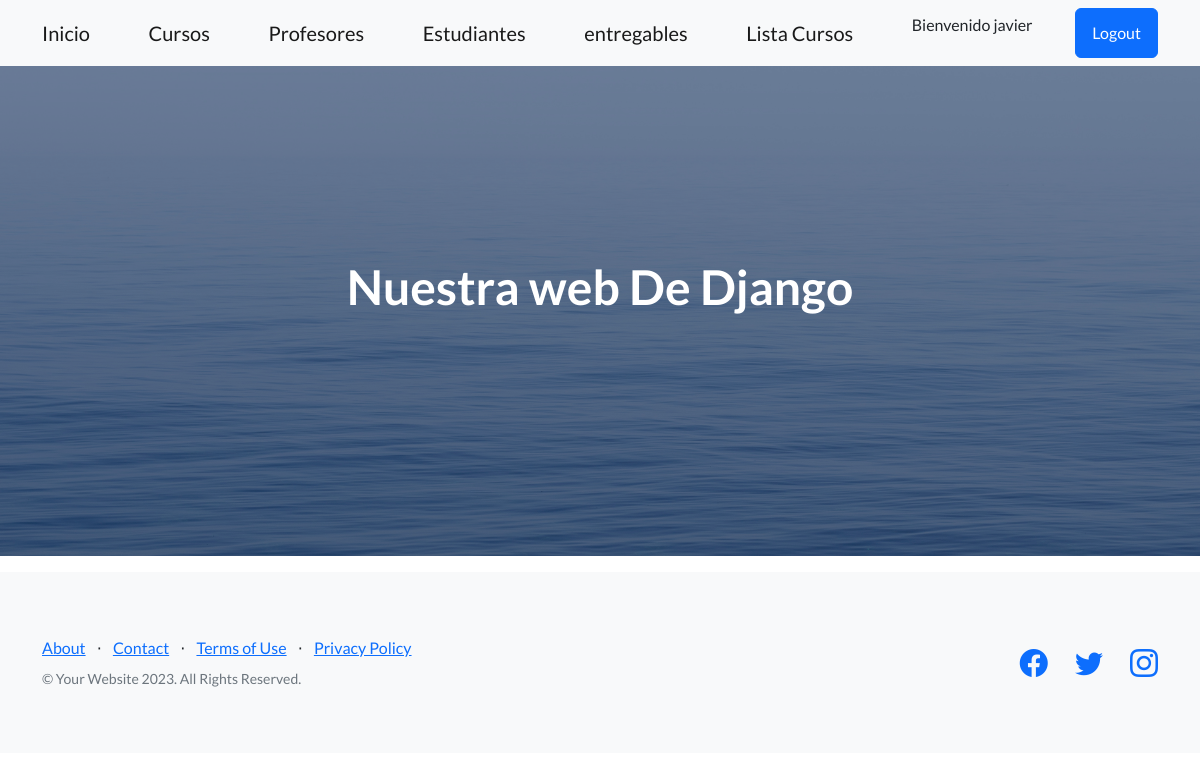
Page /app-coder/listaProfesores/ (signed in) on the earlier database version.
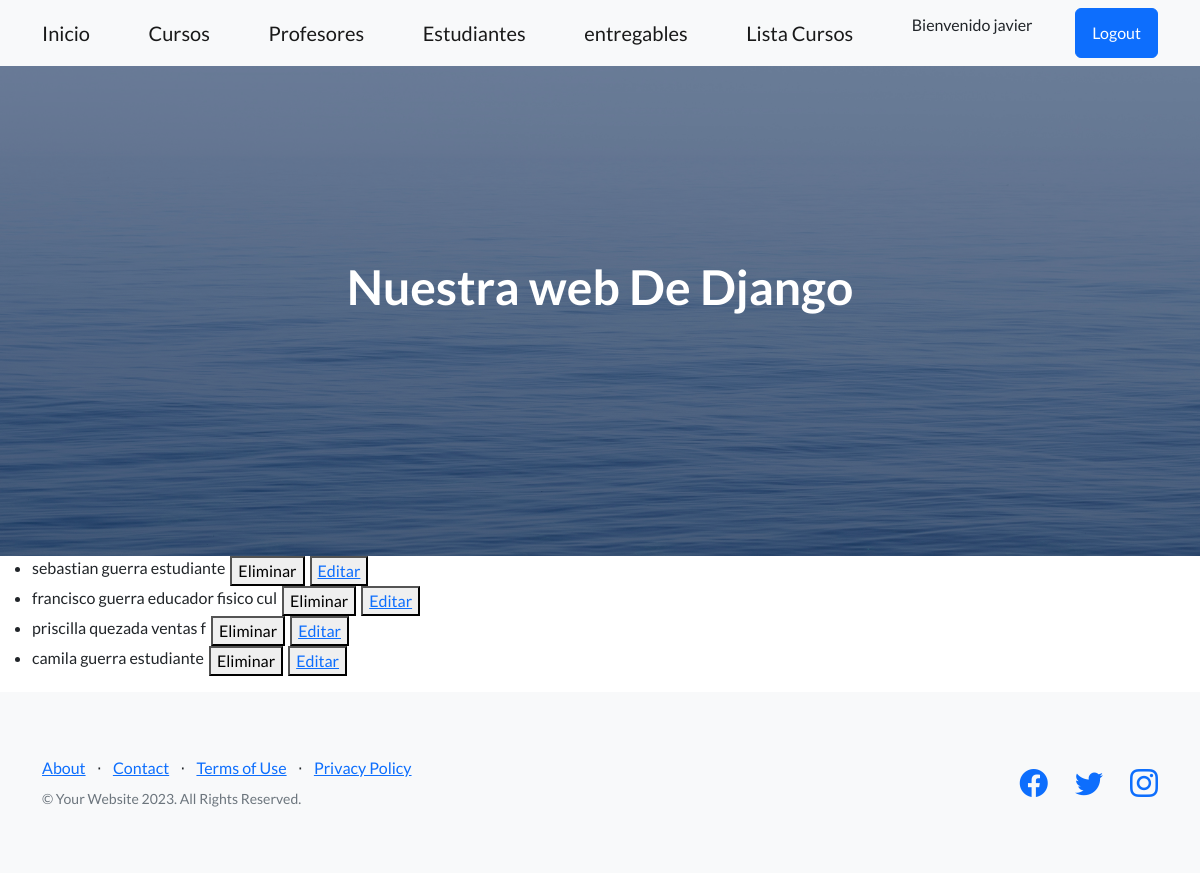
Same page on the later database version.
### AppCoder/models.py (models this page shows, shortened)
class Profesor(models.Model):
    nombre = models.CharField(max_length=40)
    apellido = models.CharField(max_length=40)
    email = models.EmailField()
    profesion = models.CharField(max_length=50)
    cursos = models.ManyToManyField(Curso, null=True, blank=True)

### AppCoder/views.py (the view)
# urls.py: path('listaProfesores/', lista_profesores, name="ListarProfesores"),
@staff_member_required(login_url='/app-coder/login')
def lista_profesores(req):
    profesores = Profesor.objects.all()
    return render(req, "listaProfesores.html", {"profesores": profesores})

### AppCoder/templates/listaProfesores.html
{% extends 'padre.html' %}
{% block contenidoQuecambia %}
    <ul>
        {% for profesor in profesores %}
            <div  style="display: flex; column-gap: 5px;">
                <li>{{profesor.nombre}} {{profesor.apellido}} {{profesor.profesion}}</li>
                <form action="{% url 'eliminarProfesores' profesor.id %}" method="post">{% csrf_token %}
                    <button type="submit"> Eliminar</button>
                </form>
                <button>
                    <a href="{% url 'editararProfesores' profesor.id %}"> Editar</a>
                </button>
            </div>
        {% endfor %}
    </ul>
{% endblock contenidoQuecambia %}

### AppCoder/templates/padre.html (shortened to what this page needs)
<!DOCTYPE html>
<html lang="en">
    <head>
        {% load static %}
        <link href="https://cdn.jsdelivr.net/npm/bootstrap-icons@1.5.0/font/bootstrap-icons.css" rel="stylesheet" type="text/css" />
        <link href="{% static 'css/styles.css' %}" rel="stylesheet" />
    </head>
    <body>
        {% include 'navbar.html' %}
        <header class="masthead">
            <div class="container position-relative">
                <div class="row justify-content-center">
                    <div class="col-xl-6">
                        <div class="text-center text-white">
                            <h1 class="mb-5">Nuestra web De Django</h1>
                        </div>
                    </div>
                </div>
            </div>
        </header>
        {% block contenidoQuecambia %}
        {% endblock contenidoQuecambia %}
        <footer class="footer bg-light">
            <div class="container">
                <div class="row">
                    <div class="col-lg-6 h-100 text-center text-lg-start my-auto">
                        <ul class="list-inline mb-2">
                            <li class="list-inline-item"><a href="#!">About</a></li>
                            <li class="list-inline-item">⋅</li>
                            <li class="list-inline-item"><a href="#!">Contact</a></li>
                            <li class="list-inline-item">⋅</li>
                            <li class="list-inline-item"><a href="#!">Terms of Use</a></li>
                            <li class="list-inline-item">⋅</li>
                            <li class="list-inline-item"><a href="#!">Privacy Policy</a></li>
                        </ul>
                        <p class="text-muted small mb-4 mb-lg-0">&copy; Your Website 2023. All Rights Reserved.</p>
                    </div>
                    <div class="col-lg-6 h-100 text-center text-lg-end my-auto">
                        <ul class="list-inline mb-0">
                            <li class="list-inline-item me-4">
                                <a href="#!"><i class="bi-facebook fs-3"></i></a>
                            </li>
                            <li class="list-inline-item me-4">
                                <a href="#!"><i class="bi-twitter fs-3"></i></a>
                            </li>
                            <li class="list-inline-item">
                                <a href="#!"><i class="bi-instagram fs-3"></i></a>
                            </li>
                        </ul>
                    </div>
                </div>
            </div>
        </footer>
    </body>
</html>

### AppCoder/templates/navbar.html
        <nav class="navbar navbar-light bg-light static-top">
            <div class="container">
                <a class="navbar-brand" href="{% url 'Inicio' %}">Inicio</a>
                <a class="navbar-brand" href="{% url 'ListaCursos' %}">Cursos</a>
                <a class="navbar-brand" href="{% url 'ListarProfesores' %}">Profesores</a>
                <a class="navbar-brand" href="{% url 'Estudiantes' %}">Estudiantes</a>
                <a class="navbar-brand" href="{% url 'Entregables' %}">entregables</a>
                <a class="navbar-brand" href="{% url 'Lista-Cursos' %}">Lista Cursos</a>
                {% if user.is_authenticated %}
                    <p>Bienvenido {{user.username}}</p>
                    <a class="btn btn-primary" href="{% url 'Logout' %}">Logout</a>
                {% else %}
                    <a class="btn btn-primary" href="{% url 'Login' %}">Login</a>
                {% endif %}
            </div>
        </nav>

Differences in the rows shown:
added Profesor: nombre "sebastian", apellido "guerra", profesion "estudiante"
added Profesor: nombre "francisco", apellido "guerra", profesion "educador fisico cul"
added Profesor: nombre "priscilla", apellido "quezada", profesion "ventas f"
added Profesor: nombre "camila", apellido "guerra", profesion "estudiante"
